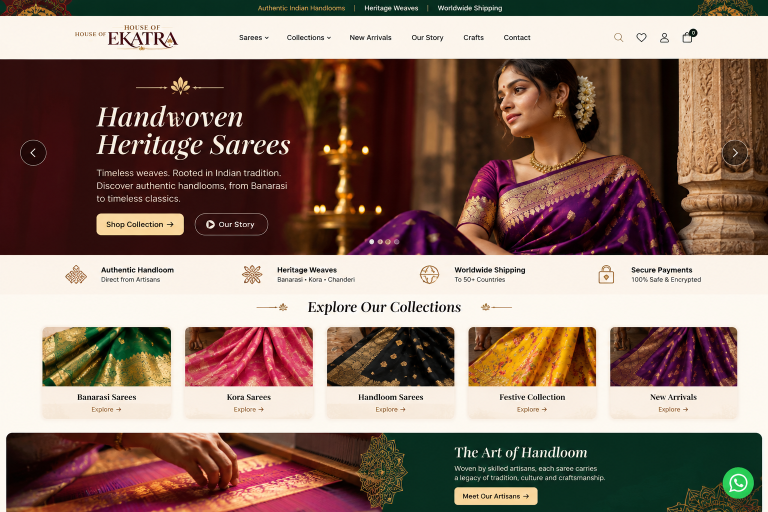
#> input picture reference.png, 1536 x 1024 px, found by its file name (shown at 1/2 size)
$ python extract_assets.py
#> lines starting #> are read from the running program, lines starting #| are printed output that depends on the picture
from PIL import Image
import os

img = Image.open('reference.png')
#> img is the input picture: PIL image 1536x1024 RGB; mean R, G, B 138.1, 114.6, 102.7
w, h = img.size
#> w = 1536; h = 1024
print(f"Image dimensions: {w}x{h}")
#| Image dimensions: 1536x1024

# 1. Logo
# In reference: top left around x: 140..360, y: 46..100
logo = img.crop((140, 46, 360, 102))
logo.save('public/images/logo.png')

# 2. Hero banner right side (model in purple Banarasi saree)
# Top of hero: y=118, bottom: y=510
# Full width hero model: from x=540 to x=1536, y=118 to y=510
hero_model = img.crop((540, 118, 1536, 510))
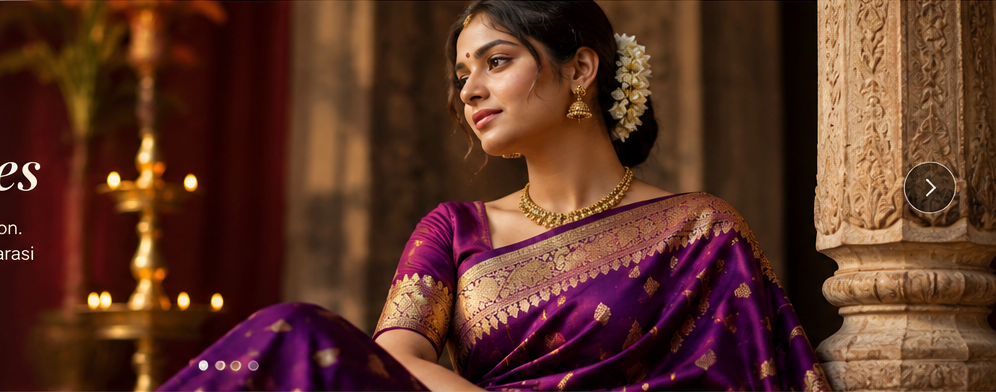
#> hero_model: PIL image 996x392 RGB; mean R, G, B 91.7, 51.3, 37.4
hero_model.save('public/images/hero/hero-slide-1.png')

# 3. Collection cards
# In reference, cards are positioned around y=640 to y=770
# Let's inspect card x-coordinates:
# There are 5 cards evenly spaced across width
# Total width = 1536
# Left margin is around 80px, right margin 80px
# Card width around 260px, gap around 18px
# Let's crop each card image precisely:
# Card 1 (Banarasi): Emerald green
card1 = img.crop((84, 652, 342, 773))
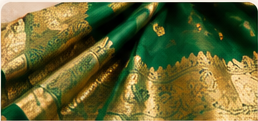
#> card1: PIL image 258x121 RGB; mean R, G, B 102.2, 101.9, 52.2
card1.save('public/images/collections/banarasi-saree.png')

# Card 2 (Kora): Magenta/pink
card2 = img.crop((370, 652, 626, 773))
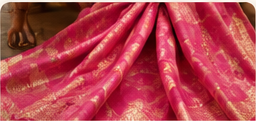
#> card2: PIL image 256x121 RGB; mean R, G, B 178.7, 63.9, 75.2
card2.save('public/images/collections/kora-saree.png')

# Card 3 (Handloom): Black with gold
card3 = img.crop((654, 652, 910, 773))
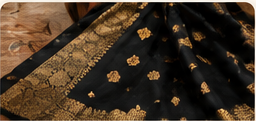
#> card3: PIL image 256x121 RGB; mean R, G, B 68.5, 52.8, 37.1
card3.save('public/images/collections/handloom-saree.png')

# Card 4 (Festive): Yellow with gold
card4 = img.crop((936, 652, 1194, 773))
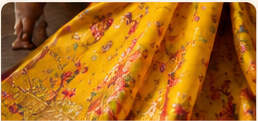
#> card4: PIL image 258x121 RGB; mean R, G, B 172.4, 106.4, 28.9
card4.save('public/images/collections/festive-collection.png')

# Card 5 (New Arrivals): Purple with temple border
card5 = img.crop((1220, 652, 1476, 773))
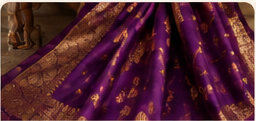
#> card5: PIL image 256x121 RGB; mean R, G, B 82, 35.2, 47.1
card5.save('public/images/collections/new-arrivals.png')

# 4. Craft section image (left side loom and hands)
# In reference: y=865 to 1024, x=12 to 740
craft_img = img.crop((12, 865, 740, 1024))
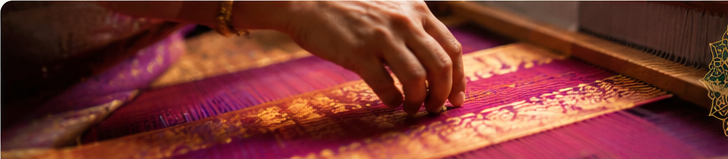
#> craft_img: PIL image 728x159 RGB; mean R, G, B 119.7, 53.8, 47.6
craft_img.save('public/images/craft/weaving-loom.png')

print("Base reference assets successfully extracted!")
